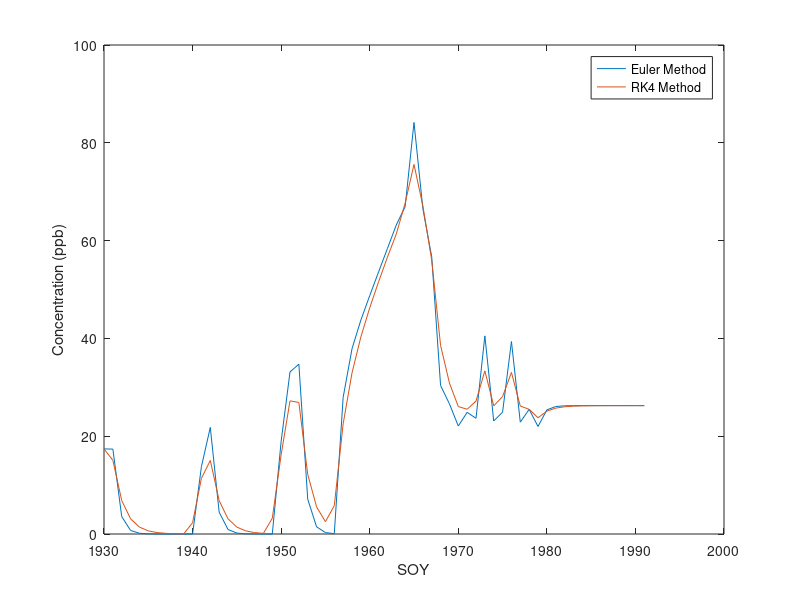

Reproduce this figure in MATLAB.
lakeVolume = 2.9 * (10 ^ 9); % m^3
lakeMeanDepth = 33; % m
outputRiverDischarge = 1.25 * (10 ^ 9); % m^3/yr
sedimentRate = 12; % m/yr
initConcentration = 17.4; % ppb
eigenValue = (outputRiverDischarge/lakeVolume) + (sedimentRate/lakeMeanDepth);  % 1/yr
eulerConcentrations = zeros(1, 62); % from SOY 1930 through EOY 1990
rk4Concentrations = zeros(1, 62); % from SOY 1930 through EOY 1990
eulerConcentrations(1) = initConcentration;
rk4Concentrations(1) = initConcentration;
timeStep = 1; % year
loads = zeros(1, 62); % metric tons per year

% assign given loads (this is so fun :))
loads(2) = 40; % 1930
loads(12) = 40; % 1940
loads(13) = 55; % 1941
loads(21) = 55; % 1949
loads(22) = 84.8; % 1950
loads(23) = 81; % 1951
loads(28) = 81; % 1956
loads(29) = 93.2; % 1957
loads(30) = 104.3; % 1958
loads(31) = 115.3; % 1959
loads(32) = 126.4; % 1960 
loads(33) = 137.4; % 1961
loads(34) = 148.5; % 1962
loads(35) = 156.5; % 1963
loads(36) = 204.2; % 1964
loads(37) = 142.8; % 1965
loads(38) = 124.8; % 1966
loads(39) = 54.3; % 1967
loads(40) = 59.1; % 1968
loads(41) = 48.2; % 1969
loads(42) = 59; % 1970
loads(43) = 53.8; % 1971
loads(44) = 103.4; % 1972
loads(45) = 42.9; % 1973
loads(46) = 58.5; % 1974
loads(47) = 99.3; % 1975
loads(48) = 42.9; % 1976
loads(49) = 60.3; % 1977
loads(50) = 48.6; % 1978
loads(51) = 60.5; % 1979

for i = 52:63
    loads(i) = 60.5; % 1980 through 1990
end
% end of assignment

for i = 2:timeStep:length(eulerConcentrations)
    % euler method
    eulerConcentrations(i) = eulerConcentrations(i - 1) + (((loads(i) * (10 ^ 9))/lakeVolume) - (eigenValue * eulerConcentrations(i - 1))) * timeStep;
    % RK4 method
    k_1 = ((loads(i) * (10 ^ 9))/lakeVolume) - (eigenValue * rk4Concentrations(i - 1));
    k_2 = ((loads(floor(i + (0.5 * timeStep))) * (10 ^ 9))/lakeVolume) - (eigenValue * (rk4Concentrations(i - 1) + 0.5 * timeStep * k_1));
    k_3 = ((loads(floor(i + (0.5 * timeStep))) * (10 ^ 9))/lakeVolume) - (eigenValue * (rk4Concentrations(i - 1) + 0.5 * timeStep * k_2));
    k_4 = ((loads(floor(i + timeStep)) * (10 ^ 9))/lakeVolume) - (eigenValue * (rk4Concentrations(i - 1) + timeStep * k_3));
    rk4Concentrations(i) = rk4Concentrations(i - 1) + (timeStep * (k_1 + (2 * k_2) + (2 * k_3) + k_4))/6; 
end

x = 1930:1:1991;
% initiating plot with labels
figure;
plot(x, eulerConcentrations);
hold on;

plot(x, rk4Concentrations);
xlabel('SOY');
ylabel('Concentration (ppb)');
legend('Euler Method', 'RK4 Method');
hold off;